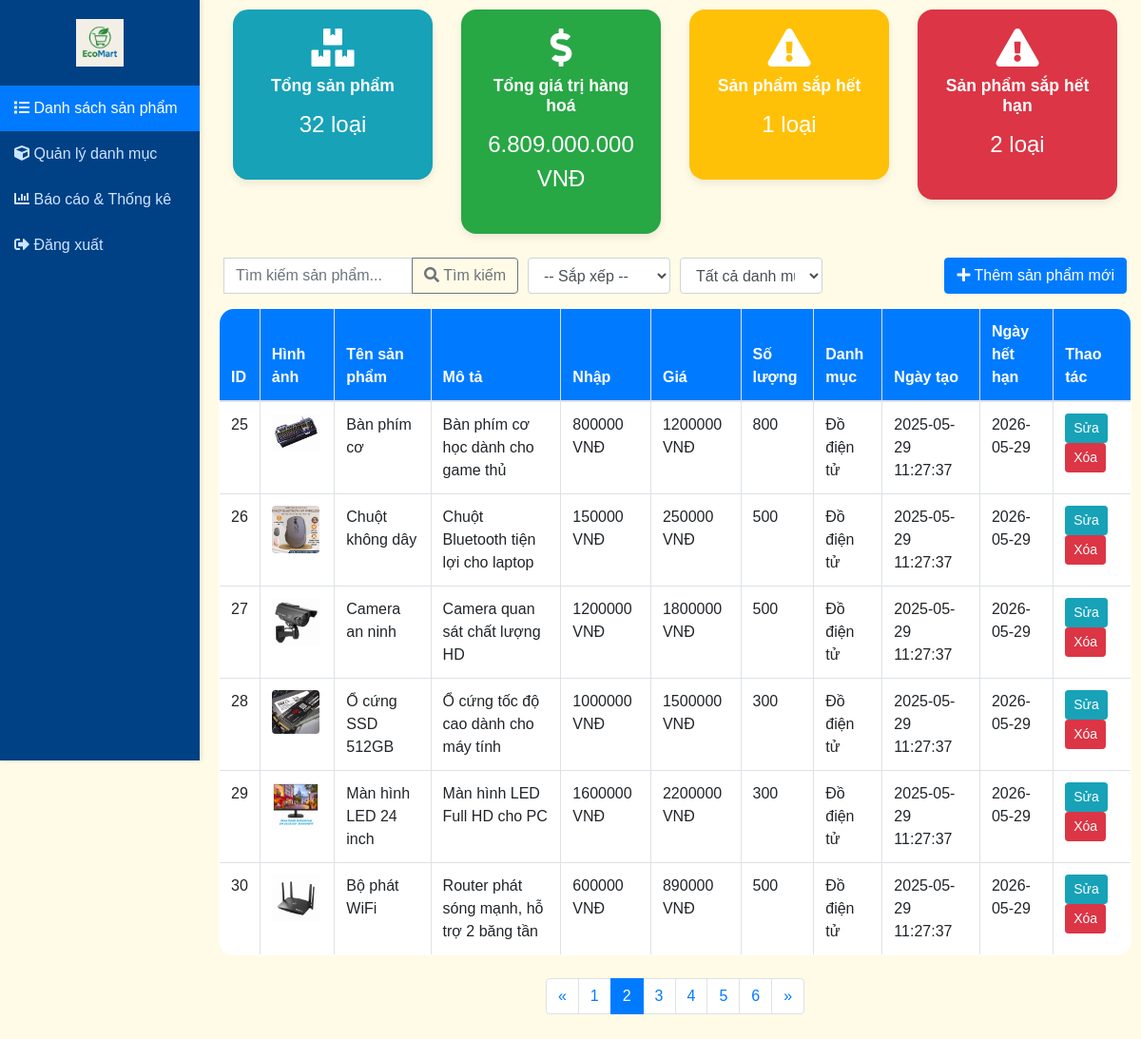
/index.php?page=2 (signed in), run on the app's committed database.
### tables this page shows
CREATE TABLE `products` (
  `id` int(11) NOT NULL,
  `name` varchar(200) NOT NULL,
  `description` text DEFAULT NULL,
  `price` int(11) NOT NULL,
  `quantity` int(11) NOT NULL DEFAULT 0,
  `image` varchar(255) DEFAULT NULL,
  `category_id` int(11) DEFAULT NULL,
  `created_at` timestamp NOT NULL DEFAULT current_timestamp(),
  `updated_at` timestamp NOT NULL DEFAULT current_timestamp() ON UPDATE current_timestamp(),
  `expiration_date` date DEFAULT NULL,
  `unit` varchar(20) DEFAULT NULL,
  `purchase` int(11) DEFAULT NULL
);

CREATE TABLE `categories` (
  `id` int(11) NOT NULL,
  `name` varchar(100) NOT NULL,
  `description` text DEFAULT NULL,
  `created_at` timestamp NOT NULL DEFAULT current_timestamp(),
  `updated_at` timestamp NOT NULL DEFAULT current_timestamp() ON UPDATE current_timestamp()
);

### views/products/index.php (the view, shortened to what the rows shown need)
<!DOCTYPE html>
<html lang="en">
<head>
    <link rel="stylesheet" href="https://stackpath.bootstrapcdn.com/bootstrap/4.5.2/css/bootstrap.min.css">
    <link rel="stylesheet" href="https://cdnjs.cloudflare.com/ajax/libs/font-awesome/5.15.3/css/all.min.css">
</head>
<body>
    <div class="wrapper">
        <div class="main-content">
            <div class="container-fluid">
                <?php
                if($num>0){
                    echo "<table class='table table-bordered table-hover'>";
                        echo "<thead>";
                            echo "<tr>";
                                echo "<th>ID</th>";
                                echo "<th>Hình ảnh</th>";
                                echo "<th>Tên sản phẩm</th>";
                                echo "<th>Mô tả</th>";
                                echo "<th>Nhập</th>";
                                echo "<th>Giá</th>";
                                echo "<th>Số lượng</th>";
                                echo "<th>Danh mục</th>";
                                echo "<th>Ngày tạo</th>";
                                echo "<th>Ngày hết hạn</th>";
                                echo "<th>Thao tác</th>";
                            echo "</tr>";
                        echo "</thead>";
                        echo "<tbody>";
                        while ($row = $stmt->fetch(PDO::FETCH_ASSOC)){
                            extract($row);
                            echo "<tr>";
                                echo "<td>{$id}</td>";
                                echo "<td><img src='{$image}' alt='Hình ảnh sản phẩm' style='width: 50px; height: auto;'></td>";
                                echo "<td>{$name}</td>";
                                echo "<td>{$description}</td>";
                                echo "<td>{$purchase} VNĐ</td>";
                                echo "<td>{$price} VNĐ</td>";
                                echo "<td>{$quantity}</td>";
                                echo "<td>{$category_name}</td>";
                                echo "<td>{$created_at}</td>";
                                echo "<td>{$expiration_date}</td>";
                                echo "<td>";
                                    echo "<a href='index.php?action=edit&id={$id}' class='btn btn-info btn-sm mr-1'>Sửa</a>";
                                    echo "<a href='index.php?action=delete&id={$id}' class='btn btn-danger btn-sm' onclick=\"return confirm('Bạn có chắc chắn muốn xóa sản phẩm này không?');\">Xóa</a>";
                                echo "</td>";
                            echo "</tr>";
                        }
                        echo "</tbody>";
                    echo "</table>";
                } else {
                    echo "<div class='alert alert-info'>Không tìm thấy sản phẩm nào.</div>";
                }
                ?>
            </div>
        </div>
    </div>
</body>
</html>

### data on the page
products: id "25", image (picture), name "Bàn phím cơ", description "Bàn phím cơ học dành cho game thủ", purchase "800000", price "1200000", quantity "800", category.name "Đồ điện tử", created_at "2025-05-29 11:27:37", expiration_date "2026-05-29"
products: id "26", image (picture), name "Chuột không dây", description "Chuột Bluetooth tiện lợi cho laptop", purchase "150000", price "250000", quantity "500", category.name "Đồ điện tử", created_at "2025-05-29 11:27:37", expiration_date "2026-05-29"
products: id "27", image (picture), name "Camera an ninh", description "Camera quan sát chất lượng HD", purchase "1200000", price "1800000", quantity "500", category.name "Đồ điện tử", created_at "2025-05-29 11:27:37", expiration_date "2026-05-29"
products: id "28", image (picture), name "Ổ cứng SSD 512GB", description "Ổ cứng tốc độ cao dành cho máy tính", purchase "1000000", price "1500000", quantity "300", category.name "Đồ điện tử", created_at "2025-05-29 11:27:37", expiration_date "2026-05-29"
products: id "29", image (picture), name "Màn hình LED 24 inch", description "Màn hình LED Full HD cho PC", purchase "1600000", price "2200000", quantity "300", category.name "Đồ điện tử", created_at "2025-05-29 11:27:37", expiration_date "2026-05-29"
products: id "30", image (picture), name "Bộ phát WiFi", description "Router phát sóng mạnh, hỗ trợ 2 băng tần", purchase "600000", price "890000", quantity "500", category.name "Đồ điện tử", created_at "2025-05-29 11:27:37", expiration_date "2026-05-29"

### other printed values
$total_products "32"
$total_value "6.809.000.000"
$low_stock_count "1"
$expiring_products "2"
